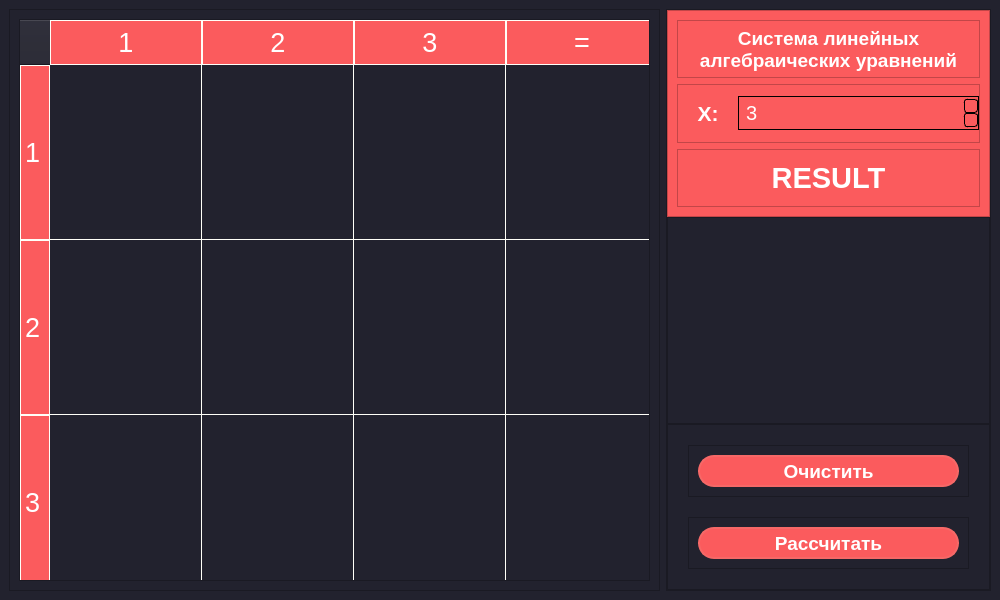
<?xml version="1.0" encoding="UTF-8"?>
<ui version="4.0">
 <class>MainWindow</class>
 <widget class="QMainWindow" name="MainWindow">
  <property name="geometry">
   <rect>
    <x>0</x>
    <y>0</y>
    <width>1000</width>
    <height>600</height>
   </rect>
  </property>
  <property name="minimumSize">
   <size>
    <width>600</width>
    <height>600</height>
   </size>
  </property>
  <property name="maximumSize">
   <size>
    <width>1000</width>
    <height>1000</height>
   </size>
  </property>
  <property name="windowTitle">
   <string>Calc</string>
  </property>
  <property name="windowIcon">
   <iconset resource="img.qrc">
    <normaloff>:/ico/calc.ico</normaloff>:/ico/calc.ico</iconset>
  </property>
  <widget class="QWidget" name="centralwidget">
   <property name="styleSheet">
    <string notr="true">QWidget
{
	background-color : #22222e;
}</string>
   </property>
   <layout class="QHBoxLayout" name="horizontalLayout_5">
    <item>
     <widget class="QFrame" name="left">
      <property name="sizePolicy">
       <sizepolicy hsizetype="Preferred" vsizetype="Preferred">
        <horstretch>2</horstretch>
        <verstretch>0</verstretch>
       </sizepolicy>
      </property>
      <property name="frameShape">
       <enum>QFrame::StyledPanel</enum>
      </property>
      <property name="frameShadow">
       <enum>QFrame::Raised</enum>
      </property>
      <layout class="QVBoxLayout" name="verticalLayout_3">
       <item>
        <widget class="QTableWidget" name="tableWidget">
         <property name="enabled">
          <bool>true</bool>
         </property>
         <property name="minimumSize">
          <size>
           <width>200</width>
           <height>200</height>
          </size>
         </property>
         <property name="baseSize">
          <size>
           <width>50</width>
           <height>50</height>
          </size>
         </property>
         <property name="font">
          <font>
           <pointsize>20</pointsize>
           <bold>true</bold>
           <kerning>true</kerning>
          </font>
         </property>
         <property name="focusPolicy">
          <enum>Qt::NoFocus</enum>
         </property>
         <property name="styleSheet">
          <string notr="true">QWidget {
    color: white;
}

QHeaderView::section {
    background-color: #fb5b5d;;
    padding: 4px;
    border: 1px solid #fffff8;
    font-size: 20pt;
}

QTableWidget {
    gridline-color: #fffff8;
    font-size: 20pt;
}

QTableWidget QTableCornerButton::section {
    background-color: #fb5b5d;;
    border: 1px solid #fffff8;
}</string>
         </property>
         <property name="frameShape">
          <enum>QFrame::StyledPanel</enum>
         </property>
         <property name="frameShadow">
          <enum>QFrame::Raised</enum>
         </property>
         <property name="lineWidth">
          <number>2</number>
         </property>
         <property name="midLineWidth">
          <number>2</number>
         </property>
         <property name="verticalScrollBarPolicy">
          <enum>Qt::ScrollBarAlwaysOff</enum>
         </property>
         <property name="horizontalScrollBarPolicy">
          <enum>Qt::ScrollBarAlwaysOff</enum>
         </property>
         <property name="sizeAdjustPolicy">
          <enum>QAbstractScrollArea::AdjustIgnored</enum>
         </property>
         <property name="autoScroll">
          <bool>false</bool>
         </property>
         <property name="autoScrollMargin">
          <number>0</number>
         </property>
         <property name="editTriggers">
          <set>QAbstractItemView::AllEditTriggers</set>
         </property>
         <property name="dragEnabled">
          <bool>false</bool>
         </property>
         <property name="alternatingRowColors">
          <bool>false</bool>
         </property>
         <property name="showGrid">
          <bool>true</bool>
         </property>
         <property name="gridStyle">
          <enum>Qt::SolidLine</enum>
         </property>
         <property name="wordWrap">
          <bool>true</bool>
         </property>
         <property name="cornerButtonEnabled">
          <bool>false</bool>
         </property>
         <attribute name="horizontalHeaderVisible">
          <bool>true</bool>
         </attribute>
         <attribute name="horizontalHeaderCascadingSectionResizes">
          <bool>false</bool>
         </attribute>
         <attribute name="horizontalHeaderMinimumSectionSize">
          <number>129</number>
         </attribute>
         <attribute name="horizontalHeaderDefaultSectionSize">
          <number>152</number>
         </attribute>
         <attribute name="horizontalHeaderHighlightSections">
          <bool>true</bool>
         </attribute>
         <attribute name="horizontalHeaderStretchLastSection">
          <bool>false</bool>
         </attribute>
         <attribute name="verticalHeaderVisible">
          <bool>true</bool>
         </attribute>
         <attribute name="verticalHeaderCascadingSectionResizes">
          <bool>true</bool>
         </attribute>
         <attribute name="verticalHeaderMinimumSectionSize">
          <number>100</number>
         </attribute>
         <attribute name="verticalHeaderDefaultSectionSize">
          <number>175</number>
         </attribute>
         <attribute name="verticalHeaderStretchLastSection">
          <bool>false</bool>
         </attribute>
         <row>
          <property name="text">
           <string>1</string>
          </property>
         </row>
         <row>
          <property name="text">
           <string>2</string>
          </property>
         </row>
         <row>
          <property name="text">
           <string>3</string>
          </property>
         </row>
         <column>
          <property name="text">
           <string>1</string>
          </property>
         </column>
         <column>
          <property name="text">
           <string>2</string>
          </property>
         </column>
         <column>
          <property name="text">
           <string>3</string>
          </property>
         </column>
         <column>
          <property name="text">
           <string>=</string>
          </property>
         </column>
        </widget>
       </item>
      </layout>
     </widget>
    </item>
    <item>
     <widget class="QFrame" name="right">
      <property name="sizePolicy">
       <sizepolicy hsizetype="Preferred" vsizetype="Preferred">
        <horstretch>1</horstretch>
        <verstretch>0</verstretch>
       </sizepolicy>
      </property>
      <property name="frameShape">
       <enum>QFrame::StyledPanel</enum>
      </property>
      <property name="frameShadow">
       <enum>QFrame::Raised</enum>
      </property>
      <layout class="QVBoxLayout" name="verticalLayout_2">
       <property name="spacing">
        <number>0</number>
       </property>
       <property name="leftMargin">
        <number>0</number>
       </property>
       <property name="topMargin">
        <number>0</number>
       </property>
       <property name="rightMargin">
        <number>0</number>
       </property>
       <property name="bottomMargin">
        <number>0</number>
       </property>
       <item>
        <widget class="QFrame" name="head">
         <property name="sizePolicy">
          <sizepolicy hsizetype="Preferred" vsizetype="Preferred">
           <horstretch>0</horstretch>
           <verstretch>10</verstretch>
          </sizepolicy>
         </property>
         <property name="styleSheet">
          <string notr="true">background-color: #fb5b5d;</string>
         </property>
         <property name="frameShape">
          <enum>QFrame::StyledPanel</enum>
         </property>
         <property name="frameShadow">
          <enum>QFrame::Raised</enum>
         </property>
         <layout class="QVBoxLayout" name="verticalLayout_5">
          <item>
           <widget class="QFrame" name="frame_2">
            <property name="frameShape">
             <enum>QFrame::StyledPanel</enum>
            </property>
            <property name="frameShadow">
             <enum>QFrame::Raised</enum>
            </property>
            <layout class="QHBoxLayout" name="horizontalLayout_9">
             <property name="spacing">
              <number>0</number>
             </property>
             <property name="leftMargin">
              <number>0</number>
             </property>
             <property name="topMargin">
              <number>0</number>
             </property>
             <property name="rightMargin">
              <number>0</number>
             </property>
             <property name="bottomMargin">
              <number>0</number>
             </property>
             <item>
              <widget class="QLabel" name="label_3">
               <property name="font">
                <font>
                 <pointsize>14</pointsize>
                 <italic>false</italic>
                 <bold>true</bold>
                 <underline>false</underline>
                 <strikeout>false</strikeout>
                 <stylestrategy>PreferAntialias</stylestrategy>
                 <kerning>false</kerning>
                </font>
               </property>
               <property name="focusPolicy">
                <enum>Qt::NoFocus</enum>
               </property>
               <property name="styleSheet">
                <string notr="true">color:white;</string>
               </property>
               <property name="text">
                <string>Система линейных 
алгебраических уравнений</string>
               </property>
               <property name="alignment">
                <set>Qt::AlignCenter</set>
               </property>
              </widget>
             </item>
            </layout>
           </widget>
          </item>
          <item>
           <widget class="QFrame" name="frame">
            <property name="frameShape">
             <enum>QFrame::StyledPanel</enum>
            </property>
            <property name="frameShadow">
             <enum>QFrame::Raised</enum>
            </property>
            <layout class="QHBoxLayout" name="horizontalLayout_7">
             <property name="spacing">
              <number>0</number>
             </property>
             <property name="leftMargin">
              <number>0</number>
             </property>
             <property name="topMargin">
              <number>0</number>
             </property>
             <property name="rightMargin">
              <number>0</number>
             </property>
             <property name="bottomMargin">
              <number>0</number>
             </property>
             <item>
              <widget class="QLabel" name="label">
               <property name="sizePolicy">
                <sizepolicy hsizetype="Preferred" vsizetype="Preferred">
                 <horstretch>1</horstretch>
                 <verstretch>1</verstretch>
                </sizepolicy>
               </property>
               <property name="minimumSize">
                <size>
                 <width>0</width>
                 <height>8</height>
                </size>
               </property>
               <property name="maximumSize">
                <size>
                 <width>16777215</width>
                 <height>50</height>
                </size>
               </property>
               <property name="font">
                <font>
                 <pointsize>16</pointsize>
                 <bold>true</bold>
                </font>
               </property>
               <property name="toolTip">
                <string>&lt;html&gt;&lt;head/&gt;&lt;body&gt;&lt;p&gt;Количество неизвестных&lt;/p&gt;&lt;/body&gt;&lt;/html&gt;</string>
               </property>
               <property name="whatsThis">
                <string>&lt;html&gt;&lt;head/&gt;&lt;body&gt;&lt;p&gt;&lt;br/&gt;&lt;/p&gt;&lt;/body&gt;&lt;/html&gt;</string>
               </property>
               <property name="styleSheet">
                <string notr="true">QLabel
{
	color:white;
}</string>
               </property>
               <property name="text">
                <string>X:</string>
               </property>
               <property name="alignment">
                <set>Qt::AlignCenter</set>
               </property>
              </widget>
             </item>
             <item>
              <widget class="QSpinBox" name="spinBox">
               <property name="sizePolicy">
                <sizepolicy hsizetype="Minimum" vsizetype="Fixed">
                 <horstretch>4</horstretch>
                 <verstretch>0</verstretch>
                </sizepolicy>
               </property>
               <property name="minimumSize">
                <size>
                 <width>0</width>
                 <height>34</height>
                </size>
               </property>
               <property name="font">
                <font>
                 <pointsize>15</pointsize>
                </font>
               </property>
               <property name="styleSheet">
                <string notr="true">
QSpinBox
{
    background-color: #fb5b5d;;
	color : white;
	border: 1px solid #000;
	padding: 3px;
	padding-left: 5px;

}
QSpinBox::up-button,QSpinBox::down-button
{

	background-color:#fb5b5d;
	border: 1px solid;
	border-radius: 3px;
	border-color: #000;


}
QSpinBox::up-button
{
	border-image: url(:/arrow/up.png);
}

QSpinBox::down-button
{
	border-image: url(:/arrow/down.png);
}





</string>
               </property>
               <property name="minimum">
                <number>2</number>
               </property>
               <property name="maximum">
                <number>9</number>
               </property>
               <property name="value">
                <number>3</number>
               </property>
              </widget>
             </item>
            </layout>
           </widget>
          </item>
          <item>
           <widget class="QFrame" name="frame_3">
            <property name="frameShape">
             <enum>QFrame::StyledPanel</enum>
            </property>
            <property name="frameShadow">
             <enum>QFrame::Raised</enum>
            </property>
            <layout class="QVBoxLayout" name="verticalLayout_6">
             <item>
              <widget class="QLabel" name="label_2">
               <property name="font">
                <font>
                 <pointsize>22</pointsize>
                 <bold>true</bold>
                </font>
               </property>
               <property name="styleSheet">
                <string notr="true">color:white;</string>
               </property>
               <property name="text">
                <string>RESULT</string>
               </property>
               <property name="alignment">
                <set>Qt::AlignCenter</set>
               </property>
              </widget>
             </item>
            </layout>
           </widget>
          </item>
         </layout>
        </widget>
       </item>
       <item>
        <widget class="QFrame" name="body">
         <property name="sizePolicy">
          <sizepolicy hsizetype="Preferred" vsizetype="Preferred">
           <horstretch>1</horstretch>
           <verstretch>10</verstretch>
          </sizepolicy>
         </property>
         <property name="frameShape">
          <enum>QFrame::StyledPanel</enum>
         </property>
         <property name="frameShadow">
          <enum>QFrame::Raised</enum>
         </property>
         <layout class="QHBoxLayout" name="horizontalLayout_8">
          <property name="spacing">
           <number>0</number>
          </property>
          <property name="leftMargin">
           <number>0</number>
          </property>
          <property name="topMargin">
           <number>0</number>
          </property>
          <property name="rightMargin">
           <number>0</number>
          </property>
          <property name="bottomMargin">
           <number>0</number>
          </property>
          <item>
           <widget class="QTextBrowser" name="textBrowser">
            <property name="font">
             <font>
              <pointsize>20</pointsize>
             </font>
            </property>
            <property name="styleSheet">
             <string notr="true">QTextBrowser
{
	border: transparent;
	background-color:transparent;
color : white;
}</string>
            </property>
            <property name="html">
             <string>&lt;!DOCTYPE HTML PUBLIC &quot;-//W3C//DTD HTML 4.0//EN&quot; &quot;http://www.w3.org/TR/REC-html40/strict.dtd&quot;&gt;
&lt;html&gt;&lt;head&gt;&lt;meta name=&quot;qrichtext&quot; content=&quot;1&quot; /&gt;&lt;meta charset=&quot;utf-8&quot; /&gt;&lt;style type=&quot;text/css&quot;&gt;
p, li { white-space: pre-wrap; }
&lt;/style&gt;&lt;/head&gt;&lt;body style=&quot; font-family:'Segoe UI'; font-size:20pt; font-weight:400; font-style:normal;&quot;&gt;
&lt;p style=&quot;-qt-paragraph-type:empty; margin-top:0px; margin-bottom:0px; margin-left:0px; margin-right:0px; -qt-block-indent:0; text-indent:0px;&quot;&gt;&lt;br /&gt;&lt;/p&gt;&lt;/body&gt;&lt;/html&gt;</string>
            </property>
           </widget>
          </item>
         </layout>
        </widget>
       </item>
       <item>
        <widget class="QFrame" name="foot">
         <property name="sizePolicy">
          <sizepolicy hsizetype="Preferred" vsizetype="Expanding">
           <horstretch>0</horstretch>
           <verstretch>8</verstretch>
          </sizepolicy>
         </property>
         <property name="frameShape">
          <enum>QFrame::StyledPanel</enum>
         </property>
         <property name="frameShadow">
          <enum>QFrame::Raised</enum>
         </property>
         <layout class="QVBoxLayout" name="verticalLayout_4">
          <property name="spacing">
           <number>20</number>
          </property>
          <property name="leftMargin">
           <number>20</number>
          </property>
          <property name="topMargin">
           <number>20</number>
          </property>
          <property name="rightMargin">
           <number>20</number>
          </property>
          <property name="bottomMargin">
           <number>20</number>
          </property>
          <item>
           <widget class="QFrame" name="frame_4">
            <property name="frameShape">
             <enum>QFrame::StyledPanel</enum>
            </property>
            <property name="frameShadow">
             <enum>QFrame::Raised</enum>
            </property>
            <layout class="QHBoxLayout" name="horizontalLayout_10">
             <item>
              <widget class="QPushButton" name="pushButton">
               <property name="sizePolicy">
                <sizepolicy hsizetype="Expanding" vsizetype="Expanding">
                 <horstretch>0</horstretch>
                 <verstretch>0</verstretch>
                </sizepolicy>
               </property>
               <property name="font">
                <font>
                 <pointsize>14</pointsize>
                 <bold>true</bold>
                </font>
               </property>
               <property name="styleSheet">
                <string notr="true">QPushButton{
background-color: #fb5b5d;
border-style: solid;
border-color: #f66867;
border-width: 2px;
border-radius: 16px; 
color:white;
}
QPushButton:pressed
{
	background-color: rgb(255, 0, 0);
	border-color: rgb(170,0,0);
}</string>
               </property>
               <property name="text">
                <string>Очистить</string>
               </property>
              </widget>
             </item>
            </layout>
           </widget>
          </item>
          <item>
           <widget class="QFrame" name="frame_5">
            <property name="frameShape">
             <enum>QFrame::StyledPanel</enum>
            </property>
            <property name="frameShadow">
             <enum>QFrame::Raised</enum>
            </property>
            <layout class="QVBoxLayout" name="verticalLayout_7">
             <item>
              <widget class="QPushButton" name="pushButton_2">
               <property name="sizePolicy">
                <sizepolicy hsizetype="Expanding" vsizetype="Expanding">
                 <horstretch>0</horstretch>
                 <verstretch>0</verstretch>
                </sizepolicy>
               </property>
               <property name="font">
                <font>
                 <pointsize>14</pointsize>
                 <bold>true</bold>
                </font>
               </property>
               <property name="styleSheet">
                <string notr="true">QPushButton{
background-color: #fb5b5d;
border-style: solid;
border-color: #f66867;
border-width: 2px;
border-radius: 16px; 
color:white;
}
QPushButton:pressed
{
	background-color: rgb(255, 0, 0);
	border-color: rgb(170,0,0);
}</string>
               </property>
               <property name="text">
                <string>Рассчитать</string>
               </property>
               <property name="shortcut">
                <string>Return</string>
               </property>
              </widget>
             </item>
            </layout>
           </widget>
          </item>
         </layout>
        </widget>
       </item>
      </layout>
     </widget>
    </item>
   </layout>
  </widget>
 </widget>
 <resources>
  <include location="img.qrc"/>
 </resources>
 <connections>
  <connection>
   <sender>pushButton</sender>
   <signal>clicked()</signal>
   <receiver>textBrowser</receiver>
   <slot>clear()</slot>
   <hints>
    <hint type="sourcelabel">
     <x>756</x>
     <y>463</y>
    </hint>
    <hint type="destinationlabel">
     <x>760</x>
     <y>342</y>
    </hint>
   </hints>
  </connection>
  <connection>
   <sender>pushButton</sender>
   <signal>clicked()</signal>
   <receiver>tableWidget</receiver>
   <slot>clearContents()</slot>
   <hints>
    <hint type="sourcelabel">
     <x>844</x>
     <y>465</y>
    </hint>
    <hint type="destinationlabel">
     <x>495</x>
     <y>402</y>
    </hint>
   </hints>
  </connection>
 </connections>
</ui>
